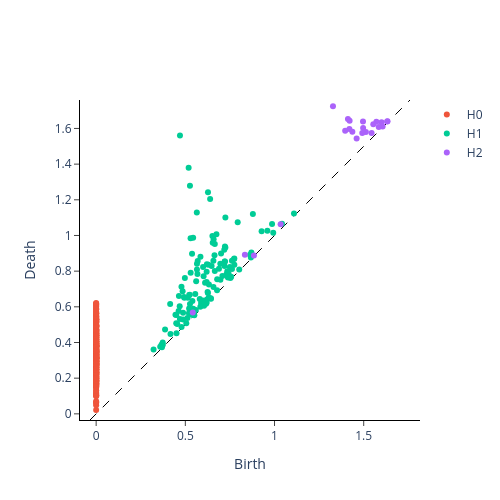

Notebook source saved alongside this figure:
### Code cell
VR_PD.plot(pd2) #diagram for shape 2

### Figure 1 — Plotly figure (JSON) as saved in the notebook; plotly's stock layout.template omitted (floating-point values rounded to 4 significant figures; data arrays with more than 128 entries replaced by an {"elided": "..."} marker saying what was removed)
{"data": [{"hoverinfo": "none", "line": {"color": "black", "dash": "dash", "width": 1}, "mode": "lines", "showlegend": false, "type": "scatter", "x": [-0.0345, 1.76], "y": [-0.0345, 1.76]}, {"hoverinfo": "text", "hovertext": {"elided": "399 str values"}, "mode": "markers", "name": "H0", "type": "scatter", "x": {"elided": "399 float values"}, "y": {"elided": "399 float values"}}, {"hoverinfo": "text", "hovertext": {"elided": "130 str values"}, "mode": "markers", "name": "H1", "type": "scatter", "x": {"elided": "130 float values"}, "y": {"elided": "130 float values"}}, {"hoverinfo": "text", "hovertext": ["(1.6333791017532349, 1.6408722400665283)", "(1.6315910816192627, 1.639304757118225)", "(1.6060640811920166, 1.6105520725250244)", "(1.6000432968139648, 1.6352638006210327)", "(1.5843031406402588, 1.6087043285369873)", "(1.5711220502853394, 1.6375625133514404)", "(1.5536787509918213, 1.622975468635559)", "(1.5442118644714355, 1.5747476816177368)", "(1.512208104133606, 1.5801825523376465)", "(1.4966880083084106, 1.6024596691131592)", "(1.4959357976913452, 1.6390427350997925)", "(1.4919652938842773, 1.5747476816177368)", "(1.4603620767593384, 1.5433269739151)", "(1.4363298416137695, 1.581385850906372)", "(1.420994520187378, 1.6434695720672607)", "(1.419655680656433, 1.5971208810806274)", "(1.411520004272461, 1.6527059078216553)", "(1.3960328102111816, 1.5865484476089478)", "(1.3276276588439941, 1.7250020503997803)", "(1.034143328666687, 1.0635274648666382)", "(0.8846418261528015, 0.8880084156990051)", "(0.8336594104766846, 0.8921751379966736)", "(0.5416301488876343, 0.567699134349823)"], "mode": "markers", "name": "H2", "type": "scatter", "x": [1.633, 1.632, 1.606, 1.6, 1.584, 1.571, 1.554, 1.544, 1.512, 1.497, 1.496, 1.492, 1.46, 1.436, 1.421, 1.42, 1.412, 1.396, 1.328, 1.034, 0.8846, 0.8337, 0.5416], "y": [1.641, 1.639, 1.611, 1.635, 1.609, 1.638, 1.623, 1.575, 1.58, 1.602, 1.639, 1.575, 1.543, 1.581, 1.643, 1.597, 1.653, 1.587, 1.725, 1.064, 0.888, 0.8922, 0.5677]}], "layout": {"height": 500, "plot_bgcolor": "white", "width": 500, "xaxis": {"autorange": false, "exponentformat": "e", "linecolor": "black", "linewidth": 1, "mirror": false, "range": [-0.0345, 1.76], "showexponent": "all", "showline": true, "side": "bottom", "ticks": "outside", "title": {"text": "Birth"}, "type": "linear", "zeroline": true}, "yaxis": {"autorange": false, "exponentformat": "e", "linecolor": "black", "linewidth": 1, "mirror": false, "range": [-0.0345, 1.76], "scaleanchor": "x", "scaleratio": 1, "showexponent": "all", "showline": true, "side": "left", "ticks": "outside", "title": {"text": "Death"}, "type": "linear", "zeroline": true}}}
